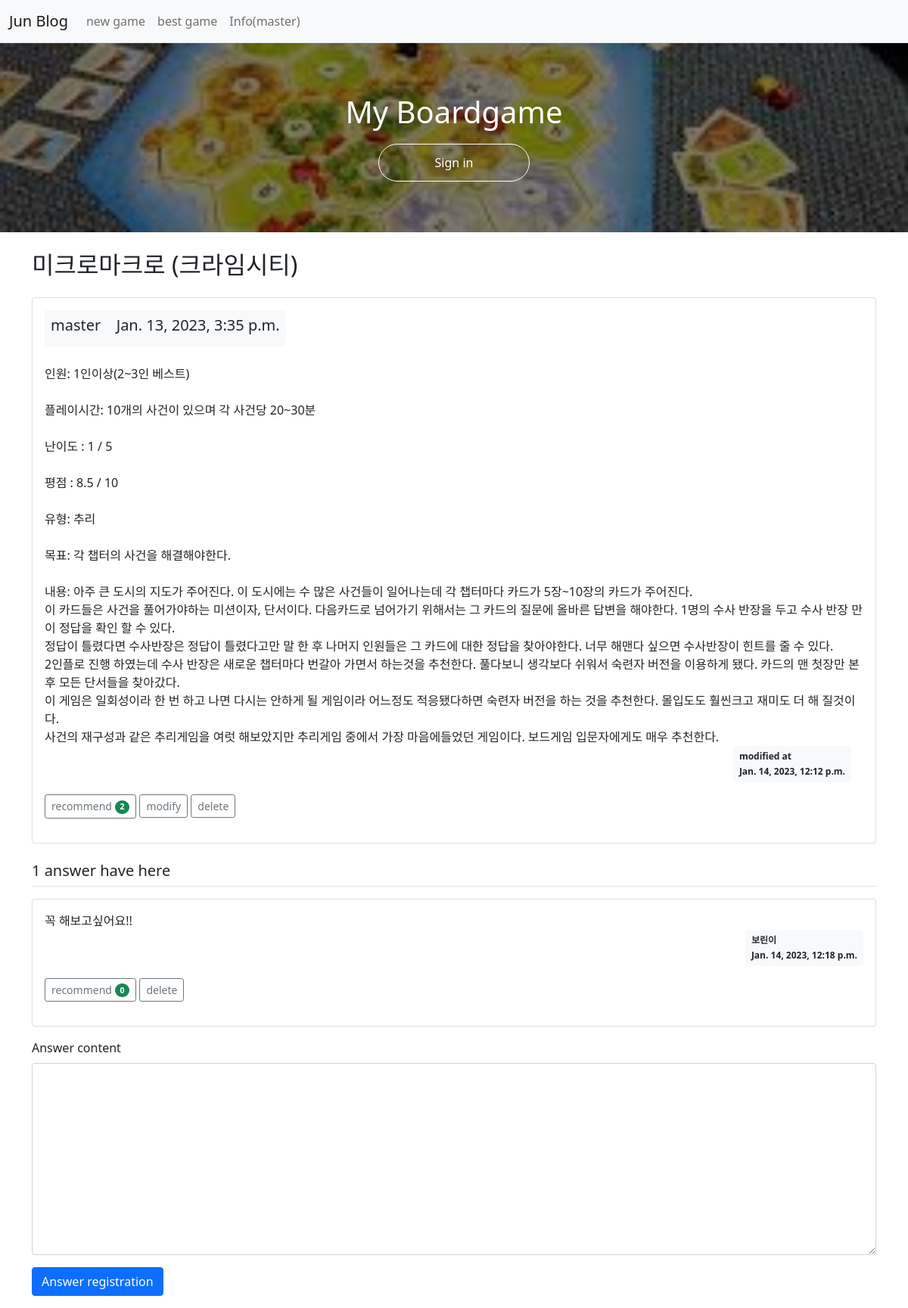
/pybo/319/ (signed in), run on the app's committed database.
### pybo/models.py (models this page shows, shortened)
class Question(models.Model):
    author = models.ForeignKey(User, on_delete=models.CASCADE, related_name='author_question')
    subject = models.CharField(max_length=200)
    content = models.TextField()
    create_date = models.DateTimeField()
    modify_date = models.DateTimeField(null=True, blank=True)
    voter = models.ManyToManyField(User, related_name='voter_question')

class Answer(models.Model):
    author = models.ForeignKey(User, on_delete=models.CASCADE, related_name='author_answer')
    question = models.ForeignKey(Question, on_delete=models.CASCADE)
    content = models.TextField()
    create_date = models.DateTimeField()
    modify = models.DateTimeField(null=True, blank=True)
    voter = models.ManyToManyField(User, related_name='voter')

### pybo/views/base_views.py (the view)
def detail(request, question_id):
    question = get_object_or_404(Question, pk=question_id)
    context = {'question': question}
    return render(request, 'pybo/question_detail.html', context)

### templates/pybo/question_detail.html (shortened to what this page needs)
{% extends 'base.html' %}
{% block content %}
<div class="container my-3">
    <h2 class="border-bottem py-2">{{ question.subject }}</h2>
    <div class="card my-3">
        <div class="card-body">
            <div class="badge bg-light text-dark p-2 text-start">
                <h5 class="mb-2">{{ question.author.username }} &ensp; {{ question.create_date}}</h5>
            </div>
            <br><br>
            <div class="card-text" style="white-space: pre-line;">{{ question.content }}</div>
            <div class="d-flex justify-content-end">
                {% if question.modify_date %}
                <div class="badge bg-light text-dark p-2 text-start mx-3">
                    <div class="mb-2">modified at</div>
                    <div>{{ question.modify_date }}</div>
                </div>
                {% endif %}
            </div>
            <div class="my-3">
                <a href="javascript:void(0)" data-uri="{% url 'pybo:question_vote' question.id  %}"
                   class="recommend btn btn-sm btn-outline-secondary"> recommend
                    <span class="badge rounded-pill bg-success">{{question.voter.count}}</span>
                </a>
                {% if request.user == question.author %}
                <a href="{% url 'pybo:question_modify' question.id %}"
                   class="btn btn-sm btn-outline-secondary">modify</a>
                <a href="javascript:void(0)" class="delete btn btn-sm btn-outline-secondary"
                   data-uri="{% url 'pybo:question_delete' question.id %}">delete</a>
                {% elif request.user.username == 'master' %}
                <a href="javascript:void(0)" class="delete btn btn-sm btn-outline-secondary"
                   data-uri="{% url 'pybo:question_delete' question.id %}">delete</a>
                {% endif %}
            </div>
        </div>
    </div>
    <h5 class="border-bottom my-3 py-2">{{question.answer_set.count}} answer have here</h5>
    {% for answer in question.answer_set.all %}
    <div class="card my-3">
        <div class="card-body">
            <div class="card-text" style="white-space: pre-line;">{{answer.content}}</div>
            <div class="d-flex justify-content-end">
                <div class="badge bg-light text-dark p-2 text-start">
                    <div class="mb-2">{{ answer.author.username }}</div>
                    <div>{{ answer.create_date }}</div>
                </div>
            </div>
            <div class="my-3">
                <a href="javascript:void(0)" data-uri="{% url 'pybo:answer_vote' answer.id %}"
                   class="recommend btn btn-sm btn-outline-secondary"}> recommend
                    <span class="badge rounded-pill bg-success">{{ answer.voter.count }}</span>
                </a>
                {% if request.user == answer.author %}
                <a href="{% url 'pybo:answer_modify' answer.id  %}"
                    class="btn btn-sm btn-outline-secondary">modify</a>
                <a href="#" class="delete btn btn-sm btn-outline-secondary"
                   data-uri="{% url 'pybo:answer_delete' answer.id %}">delete</a>
                {% elif request.user.username == 'master' %}
                <a href="#" class="delete btn btn-sm btn-outline-secondary"
                   data-uri="{% url 'pybo:answer_delete' answer.id %}">delete</a>
                {% endif %}
            </div>
        </div>
    </div>
    {% endfor %}
    <form action="{% url 'pybo:answer_create' question.id %}" method="post" class="my-3">
        <div class="mb-3">
            <label for="content" class="form-label">Answer content</label>
            <textarea {% if not user.is_authenticated %}disabled{% endif %}
              name="content" id="content" class="form-control" rows="10"></textarea>
        </div>
        <input type="submit" value="Answer registration" class="btn btn-primary">
    </form>
</div>
{% endblock %}

### templates/navbar.html (shortened to what this page needs)
<nav class="navbar navbar-expand-lg navbar-light bg-light border-bottom">
    <div class="container-fluid">
        <a class="navbar-brand"  href="{% url 'pybo:index' %}">Jun Blog</a>
        <div class="collapse navbar-collapse" id="navbarSupportedContent">
            <ul class="navbar-nav me-auto mb-2 mb-lg-0">
                <li class="nav-item">
                    <a class="nav-link" href="{% url 'pybo:new_game' %}">new game</a>
                </li>
                <li class="nav-item">
                    <a class="nav-link" href="{% url 'pybo:best_game' %}">best game</a>
                </li>
                <li class="nav-item">
                    {% if user.is_authenticated %}
                    <a class="nav-link" href="{% url 'common:info' %}">Info({{ user.username }}) </a>
                    {% endif %}
                </li>
            </ul>
        </div>
    </div>
</nav>

### data on the page
Question: subject "미크로마크로 (크라임시티)", author.username "master", create_date "Jan. 13, 2023, 3:35 p.m.", content "인원: 1인이상(2~3인 베스트) 플레이시간: 10개의 사건이 있으며 각 사건당 20~30분 난이도 : 1 / 5 평점 : 8.5 / 10 유형: 추리 목표: 각 챕터의 사건을 해결해야한다. 내용: 아주 큰 도시의 지도가 주어진다. 이 도시에는 수 많은 사건들이 일어나는데 각 챕터마다 카드가 5장~10장의 카드가 주어진다. 이 카드들은 사건을 풀어가야하는 미션이자, 단서이다. 다음카드로 넘어가기 위해서는 그 카드의 질문에 올바른 답변을 해야한다. 1명의 수사 반장을 두고 수사 반장 만이 정답을 확인 할 수 있다. 정답이 틀렸다면 수사반장은 정답이 틀렸다고만 말 한 후 나머지 인원들은 그 카드에 대한 정답을 찾아야한다. 너무 해맨다 싶으면 수사반장이 힌트를 줄 수 있다. 2인플로 진행 하였는데 수사 반장은 새로운 챕터마다 번갈아 가면서 하는것을 추천한다. 풀다보니 생각보다 쉬워서 숙련자 버전을 이용하게 됐다. 카드의 맨 첫장만 본 후 모든 단서들을 찾아갔다. 이 게임은 일회성이라 한 번 하고 나면 다시는 안하게 될 게임이라 어느정도 적응됐다하면 숙련자 버전을 하는 것을 추천한다. 몰입도도 훨씬크고 재미도 더 해 질것이다. 사건의 재구성과 같은 추리게임을 여럿 해보았지만 추리게임 중에서 가장 마음에들었던 게임이다. 보드게임 입문자에게도 매우 추천한다.", modify_date "Jan. 14, 2023, 12:12 p.m.", voter.count "2", answer_set.count "1"
Answer: content "꼭 해보고싶어요!!", author.username "보린이", create_date "Jan. 14, 2023, 12:18 p.m.", voter.count "0", shows "delete"

### other printed values
{{ user.username }} "master"
